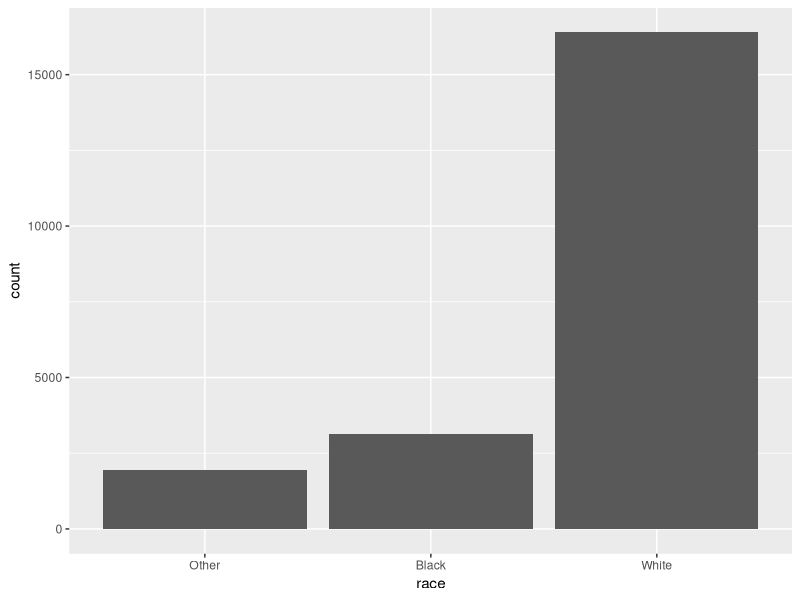
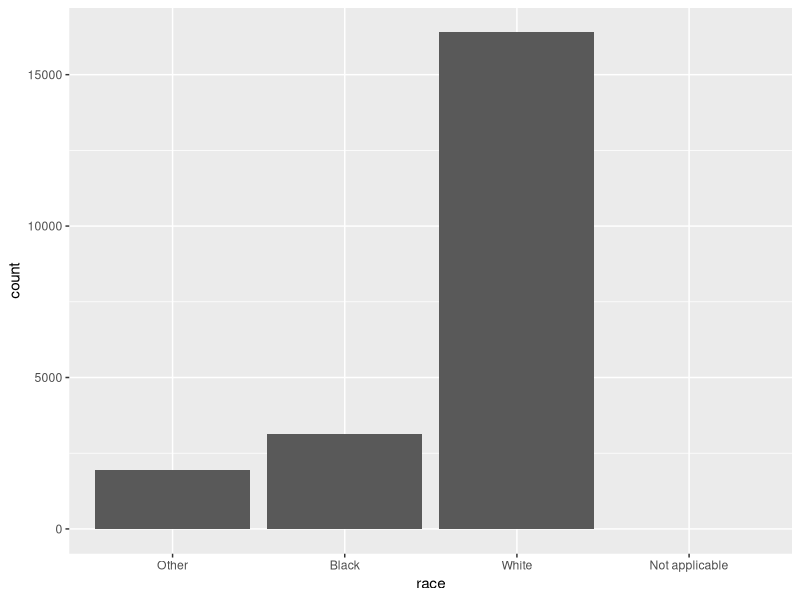
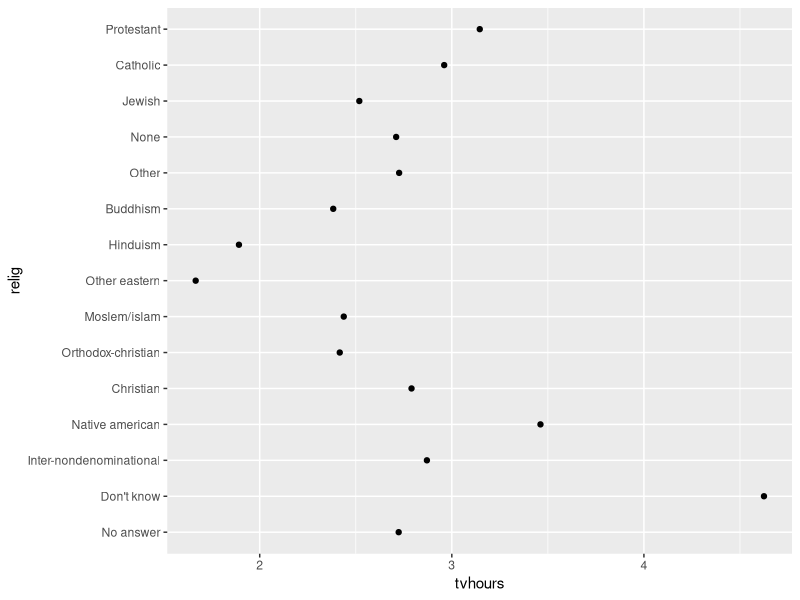

The R script that drew these images, in order:
# CAPÍTULO 12 - página 223

# # Fatores com forcats
# Introdução
# Em R, fatores são usados para trabalhar com variáveis categóricas, que têm
# um conjunto fixo e conhecido de valores possíveis. Eles também são úteis
# quando precisamos exibir vetores de caracteres em ordem alfabética.

# Pré-requisitos
library(tidyverse)
library(forcats)

x1 <- c("Dec", "Apr", "Jan", "Mar")

# 2 problemas
# Há 12 meses possíveis, e não há nada que lhe salve de erros de digitação
# Não dá para ordenar de maneira útil:
sort(x1)
# output = "Apr" "Dec" "Jan" "Mar"

# podemos corrigir os dois problemas com um fator
month_levels <- c(
  "Jan", "Feb", "Mar", "Apr", "May", "jun", 
  "Jul", "Aug", "Sep", "Oct", "Nov", "Dec"
)

# agora podemos criar um fator
y1 <- factor(x1, levels = month_levels)
y1
sort(y1)
# output = Jan Mar Apr Dec
# valores que não estiverem no conjunto serão convertidos a NA

# pág. 225 - general social survey
# https://gss.norc.org
forcats::gss_cat

# para mais informações: ?gss_cat

# quando os fatores são armazenados em um tibble, não é 
# possível ver facilmente seus níveis. Uma maneira 
# de vê-los é com count()
gss_cat %>%                     # atalho pipeline ctrl + shift + M
  count(race)

# ou com gráfico de barras
ggplot(gss_cat, aes(race)) + 
  geom_bar()

# por padrão, ggplot2 deixará de lado os níveis que não têm valor. Podemos
# forçar sua exibição
ggplot(gss_cat, aes(race)) + 
  geom_bar() +
  scale_x_discrete(drop = FALSE)

# Modificando a ordem dos fatores
relig <- gss_cat %>% 
  group_by(relig) %>% 
  summarize(
    age = mean(age, na.rm = TRUE),
    tvhours = mean(tvhours, na.rm = TRUE)
  )

ggplot(relig, aes(tvhours, relig)) +
  geom_point()

# cont pág. 228




